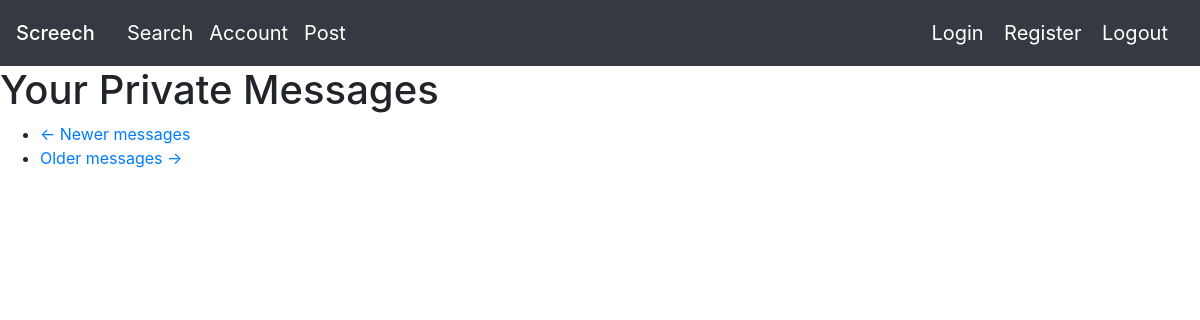
Before: /messages (signed in) with the older database file.
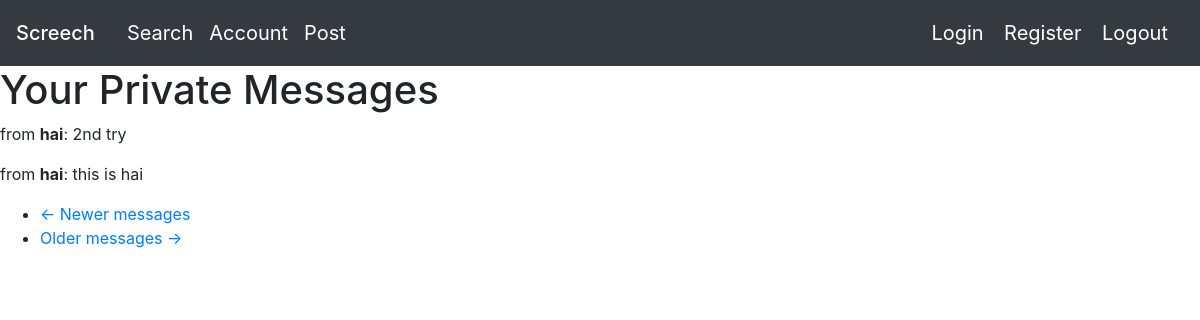
After: the same page with the newer database file.
### app/models.py (models this page shows, shortened)
class Message(db.Model):
    id = db.Column(db.Integer, primary_key=True)
    sender_id = db.Column(db.Integer, db.ForeignKey('user.id'))
    recipient_id = db.Column(db.Integer, db.ForeignKey('user.id'))
    body = db.Column(db.String(140))
    timestamp = db.Column(db.DateTime, index=True, default=datetime.utcnow)

class User(db.Model, UserMixin):
    id = db.Column(db.Integer, primary_key = True)
    username = db.Column(db.String(15))
    name = db.Column(db.String(15))
    password = db.Column(db.String(200))
    email = db.Column(db.String(32), unique = True)
    last_message_read_time = db.Column(db.DateTime)
    num_new_private_messages = db.Column(db.Integer)
    changebio = db.Column(db.String(140))
    followed = db.relationship(
        'User', secondary=followers,
        primaryjoin=(followers.c.follower_id == id),
        secondaryjoin=(followers.c.followed_id == id),
        backref=db.backref('followers', lazy='dynamic'), lazy='dynamic')
    messages_sent = db.relationship('Message',
                                    foreign_keys='Message.sender_id',
                                    backref='author', lazy='dynamic')
    messages_received = db.relationship('Message',
                                        foreign_keys='Message.recipient_id',
                                        backref='recipient', lazy='dynamic')
    def zero_new_private_messages(self):
        self.num_new_private_messages = 0

### app/routes.py (the view)
@myapp_obj.route('/messages')
@login_required
def messages():
    db.session.commit()
    current_user.last_message_read_time = datetime.utcnow()
    page = request.args.get('page', 1, type=int)
    messages = current_user.messages_received.order_by(
        Message.timestamp.desc()).paginate(
            page=page, per_page=myapp_obj.config['POSTS_PER_PAGE'],
            error_out=False)
    next_url = url_for('messages', page=messages.next_num) \
        if messages.has_next else None
    prev_url = url_for('messages', page=messages.prev_num) \
        if messages.has_prev else None
    current_user.zero_new_private_messages()
    db.session.commit()
    return render_template('messages.html', messages=messages,
                           next_url=next_url, prev_url=prev_url, User=User)

### app/models.py (called while the page is built)
@login.user_loader
def load_user(id):
    return User.query.get(int(id))

### app/templates/messages.html
{% extends "base.html" %}
{% block mycontent %}
    <h1> Your Private Messages </h1>
    {% for post in messages.items %}
        <P>
            from <b>{{ User.query.get(post.sender_id).name }}</b>:  {{ post.body }}
        </P>
    {% endfor %}
    <nav aria-label="...">
        <ul class="pager">
            <li class="previous{% if not prev_url %} disabled{% endif %}">
                <a href="{{ prev_url or '#' }}">
                    <span aria-hidden="true">&larr;</span> {{ ('Newer messages') }}
                </a>
            </li>
            <li class="next{% if not next_url %} disabled{% endif %}">
                <a href="{{ next_url or '#' }}">
                    {{ ('Older messages') }} <span aria-hidden="true">&rarr;</span>
                </a>
            </li>
        </ul>
    </nav>
{% endblock %}

Changed rows visible on the page:
now on this page (row edited): Message: body "2nd try"
now on this page (row edited): User: query.get "hai"
now on this page (row edited): Message: body "this is hai"
